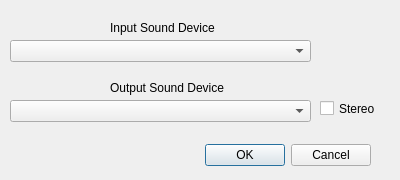
<?xml version="1.0" encoding="UTF-8"?>
<ui version="4.0">
 <class>DialogSndCard</class>
 <widget class="QDialog" name="DialogSndCard">
  <property name="geometry">
   <rect>
    <x>0</x>
    <y>0</y>
    <width>400</width>
    <height>180</height>
   </rect>
  </property>
  <property name="windowTitle">
   <string>SoundCard Setup</string>
  </property>
  <widget class="QDialogButtonBox" name="buttonBox">
   <property name="geometry">
    <rect>
     <x>30</x>
     <y>140</y>
     <width>341</width>
     <height>31</height>
    </rect>
   </property>
   <property name="orientation">
    <enum>Qt::Horizontal</enum>
   </property>
   <property name="standardButtons">
    <set>QDialogButtonBox::Cancel|QDialogButtonBox::Ok</set>
   </property>
  </widget>
  <widget class="QComboBox" name="comboBoxSndIn">
   <property name="geometry">
    <rect>
     <x>10</x>
     <y>40</y>
     <width>301</width>
     <height>22</height>
    </rect>
   </property>
  </widget>
  <widget class="QComboBox" name="comboBoxSndOut">
   <property name="geometry">
    <rect>
     <x>10</x>
     <y>100</y>
     <width>301</width>
     <height>22</height>
    </rect>
   </property>
  </widget>
  <widget class="QLabel" name="label_1">
   <property name="geometry">
    <rect>
     <x>110</x>
     <y>20</y>
     <width>121</width>
     <height>16</height>
    </rect>
   </property>
   <property name="text">
    <string>Input Sound Device</string>
   </property>
  </widget>
  <widget class="QLabel" name="label_2">
   <property name="geometry">
    <rect>
     <x>110</x>
     <y>80</y>
     <width>121</width>
     <height>16</height>
    </rect>
   </property>
   <property name="text">
    <string>Output Sound Device</string>
   </property>
  </widget>
  <widget class="QCheckBox" name="checkBoxStereo">
   <property name="geometry">
    <rect>
     <x>320</x>
     <y>100</y>
     <width>70</width>
     <height>17</height>
    </rect>
   </property>
   <property name="text">
    <string>Stereo</string>
   </property>
  </widget>
 </widget>
 <resources/>
 <connections>
  <connection>
   <sender>buttonBox</sender>
   <signal>accepted()</signal>
   <receiver>DialogSndCard</receiver>
   <slot>accept()</slot>
   <hints>
    <hint type="sourcelabel">
     <x>248</x>
     <y>254</y>
    </hint>
    <hint type="destinationlabel">
     <x>157</x>
     <y>274</y>
    </hint>
   </hints>
  </connection>
  <connection>
   <sender>buttonBox</sender>
   <signal>rejected()</signal>
   <receiver>DialogSndCard</receiver>
   <slot>reject()</slot>
   <hints>
    <hint type="sourcelabel">
     <x>316</x>
     <y>260</y>
    </hint>
    <hint type="destinationlabel">
     <x>286</x>
     <y>274</y>
    </hint>
   </hints>
  </connection>
 </connections>
</ui>
